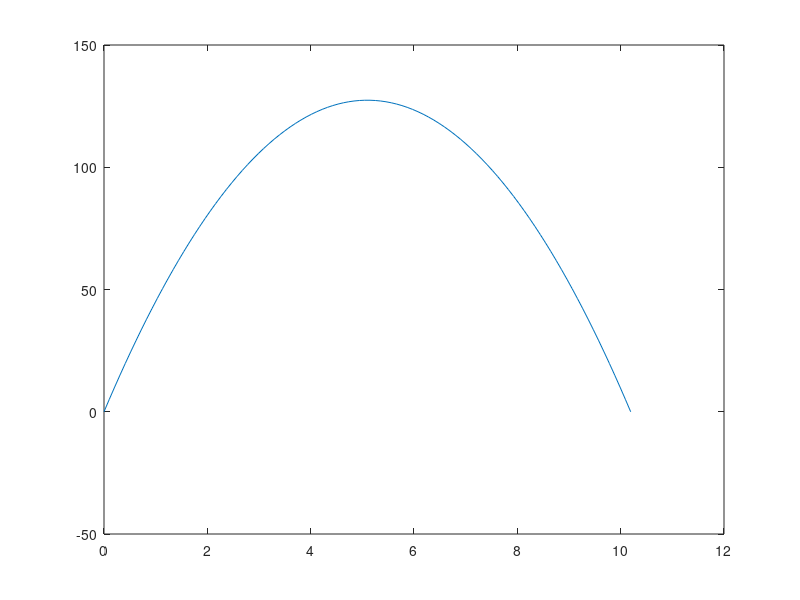

Recreate this plot in MATLAB.
clc; clear;

angle = 30;
v0 = 100;
gravity = 9.81;

total_time = v0*sind(angle) * 2/gravity

time = linspace(0, total_time, 100);

% If doing an element by element operation and not trying to multiple a
% matrix by itself, use the '.' before the operator

% Calculate time squared
time_sq = time.^2;

height = v0*sind(angle)*time - 1/2 * gravity * time_sq;

plot(time, height);